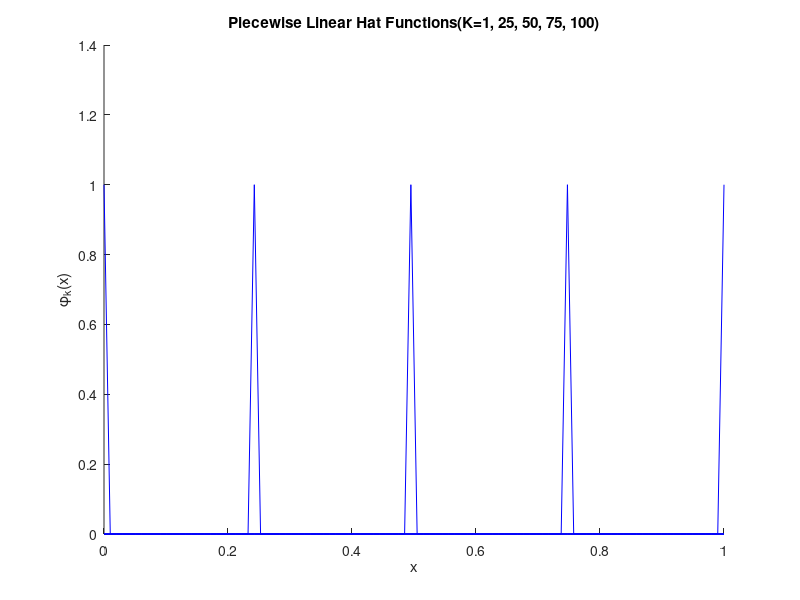

MATLAB code for this plot:
%% ----------APDE Project----------
%%-----Task 1-----

%% Step 1 - using implicit Euler method for time discretization
% Grid setup 
Tf = 1; % final time
nt = 100; % number of time steps
T = linspace(0, Tf, nt); % time vector


% Step 2 - derive the weak form 
% Step 3 - implement the finite element method
L = 1;
Nx = 100; % number of spatial steps
X_grid= linspace(0, L, Nx); % spatial vector
phi = zeros(Nx, 1); % piecewise linear basis functions
function phi = hat_function(x, X_grid, k)
    % x: vector of input points
    % x_coords: the full mesh/grid
    % k: the index of the node
    h = X_grid(2) - X_grid(1); % spatial step size
    % Initialize phi to zeros

    % Making half hats for end nodes
    phi = zeros(size(x));
    if k == 1
        xk = X_grid(k);
        xk_next = X_grid(k+1);
        idx1 = (x >= xk & x <= xk_next);
        phi(idx1) = (xk_next - x(idx1)) / h;
        return;
    elseif k == length(X_grid)
        xk = X_grid(k);
        xk_prev = X_grid(k-1);
        idx2 = (x >= xk_prev & x <= xk);
        phi(idx2) = (x(idx2) - xk_prev) / h;
        return;
    end

    % full hats for interior nodes
    % Step 1: 
    % Define points and intervals
    xk_prev = X_grid(k-1);
    xk      = X_grid(k);
    xk_next = X_grid(k+1);
    % half hats
    % Left slope (x_{k-1} to x_k)
    idx1 = (x >= xk_prev & x < xk);
    phi(idx1) = (x(idx1) - xk_prev) / h ;
    
    % Step 2: Right slope (x_k to x_{k+1})
    idx2 = (x >= xk & x <= xk_next);
    phi(idx2) = (xk_next - x(idx2)) / h;
    
    % Everything else remains 0
end

% plotting some hat functions
figure;
set(gcf, 'Position', [100, 100, 800, 600]);
hold on;
for k = [1, 25, 50, 75, 100]
    phi_k = hat_function(X_grid, X_grid, k);
    plot(X_grid, phi_k, 'b');
end
xlabel('x');
ylabel('\phi_k(x)');
title('Piecewise Linear Hat Functions(K=1, 25, 50, 75, 100)');
saveas(gcf, 'Project\hat_functions.png');

% Step 4- formulate the fully discrete scheme and the system of equations
disp('Task 1 complete!!!!!');
